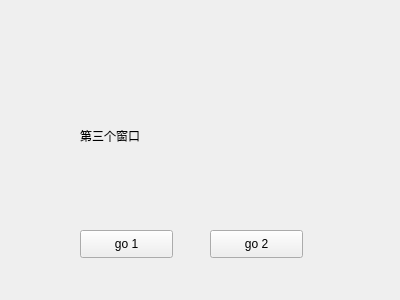
<?xml version="1.0" encoding="UTF-8"?>
<ui version="4.0">
 <class>threeForm</class>
 <widget class="QWidget" name="threeForm">
  <property name="geometry">
   <rect>
    <x>0</x>
    <y>0</y>
    <width>400</width>
    <height>300</height>
   </rect>
  </property>
  <property name="windowTitle">
   <string>Form</string>
  </property>
  <widget class="QLabel" name="label">
   <property name="geometry">
    <rect>
     <x>80</x>
     <y>80</y>
     <width>201</width>
     <height>111</height>
    </rect>
   </property>
   <property name="text">
    <string>第三个窗口</string>
   </property>
  </widget>
  <widget class="QPushButton" name="pushButton">
   <property name="geometry">
    <rect>
     <x>80</x>
     <y>230</y>
     <width>93</width>
     <height>28</height>
    </rect>
   </property>
   <property name="text">
    <string>go 1</string>
   </property>
  </widget>
  <widget class="QPushButton" name="pushButton_2">
   <property name="geometry">
    <rect>
     <x>210</x>
     <y>230</y>
     <width>93</width>
     <height>28</height>
    </rect>
   </property>
   <property name="text">
    <string>go 2</string>
   </property>
  </widget>
 </widget>
 <resources/>
 <connections/>
</ui>
